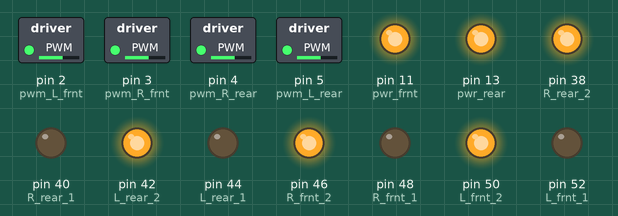
The sketch below on a simulated Arduino Mega 2560, built with avr-gcc and run on an emulated ATmega2560. Shown: switched loads named in the sketch (green lamp = pin HIGH), output pins drawn as LEDs (lit = HIGH).

Above: at 0.1 s.
Timing chart, 0 to 1.6 s (numbered marks = the images above):
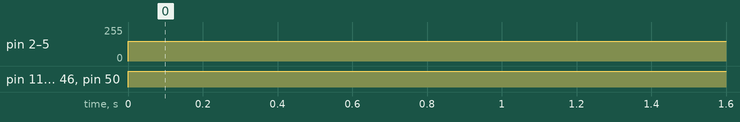

Measured:
- by itself, pin 2 (pwm_L_frnt), pin 3 (pwm_R_frnt), pin 4 (pwm_R_rear), pin 5 (pwm_L_rear): 0/255 → 150/255 at 0.00 s
- by itself, pin 11 (pwr_frnt), pin 13 (pwr_rear), pin 38 (R_rear_2), pin 42 (L_rear_2), pin 46 (R_frnt_2), pin 50 (L_frnt_2): LOW → HIGH at 0.00 s

The sketch:

Initial_Motor_Control.ino
```cpp
// SPEED CONTROL PINS

  // Front
  const int pwm_L_frnt = 2 ;  // Initializing pin 2 as pwm
  const int pwm_R_frnt = 3 ;  // Initializing pin 3 as pwm
  // Rear
  const int pwm_L_rear = 5 ;  // Initializing pin 4 as pwm
  const int pwm_R_rear = 4 ;  // Initializing pin 5 as pwm

// LOGIC PINS
  // Front
  const int L_frnt_1 = 52 ; // Initializing Left Front pin one
  const int L_frnt_2 = 50 ; // Initializing Left Front pin two
  const int R_frnt_1 = 48 ; // Initializing Right Front pin one
  const int R_frnt_2 = 46 ; // Initializing Right Front pin two

  // Rear
  const int L_rear_1 = 44 ; // Initializing Left Rear pin one
  const int L_rear_2 = 42 ; // Initializing Left Rear pin two
  const int R_rear_1 = 40 ; // Initializing Right Rear pin one
  const int R_rear_2 = 38 ; // Initializing Right Rear pin two

// Power Pins L298N
  const int pwr_frnt = 11 ; // Front Power
  const int pwr_rear = 13 ; // Rear Power

void setup() {

pinMode(pwm_L_frnt,OUTPUT) ;   // Front logic pins
pinMode(pwm_R_frnt,OUTPUT) ;

pinMode(pwm_L_rear,OUTPUT) ;   // Rear logic pins
pinMode(pwm_R_rear,OUTPUT) ;

pinMode(L_frnt_1,OUTPUT) ;    // Set all front logic pins to output
pinMode(L_frnt_2,OUTPUT) ;
pinMode(R_frnt_1,OUTPUT) ;
pinMode(R_frnt_2,OUTPUT) ;

pinMode(L_rear_1,OUTPUT) ;    // Set all rear logic pins to output
pinMode(L_rear_2,OUTPUT) ;
pinMode(R_rear_1,OUTPUT) ;
pinMode(R_rear_2,OUTPUT) ;


pinMode(pwr_frnt,OUTPUT) ;
pinMode(pwr_rear,OUTPUT) ;

}

void frntLeftFWD(){
// Spin the front left wheel forward (ccw viewed from back of wheel)
digitalWrite(L_frnt_1,LOW) ;
digitalWrite(L_frnt_2,HIGH) ;
analogWrite(pwm_L_frnt,150);
}

void frntRightFWD(){
// Spin the front right wheel forward (cw viewed from back of wheel)
digitalWrite(R_frnt_1,LOW) ;
digitalWrite(R_frnt_2,HIGH) ;
analogWrite(pwm_R_frnt,150);
}

void rearLeftFWD(){
// Spin the rear left wheel forward (ccw viewed from back of wheel)
digitalWrite(L_rear_1,LOW) ;
digitalWrite(L_rear_2,HIGH) ;
analogWrite(pwm_L_rear,150);
}

void rearRightFWD(){
// Spin the front right wheel forward (cw viewed from back of wheel)
digitalWrite(R_rear_1,LOW) ;
digitalWrite(R_rear_2,HIGH) ;
analogWrite(pwm_R_rear,150);
}


void loop() {
digitalWrite(pwr_frnt,HIGH) ;
digitalWrite(pwr_rear,HIGH) ;
frntRightFWD();
frntLeftFWD();
rearLeftFWD();
rearRightFWD();
}
```
